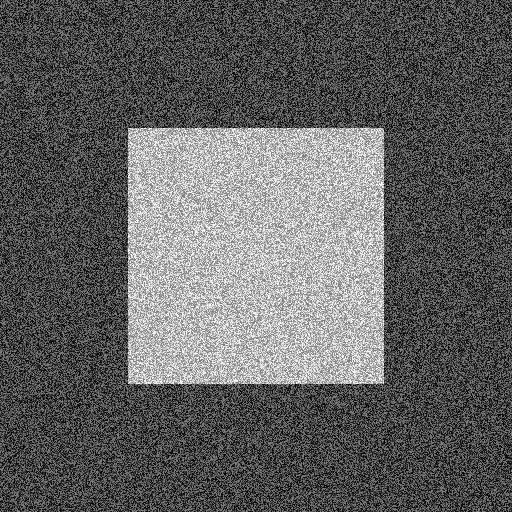
#> input picture img/noise.png, 512 x 512 px
$ python ImageThresholding3.py
#> lines starting #> are read from the running program, lines starting #| are printed output that depends on the picture; after the words box and inside, x2 and y2 are one past the last pixel; in counts of white or black regions, pixels touching at a corner belong together
import cv2 as cv
import numpy as np
from matplotlib import pyplot as plt

# img = np.random.randint(low=0, high=137, size=(256*2, 256*2), dtype=np.uint8)
# center = np.random.randint(low=117, high=256, size=(256, 256), dtype=np.uint8)
#
# img[256//2: 256//2+256, 256//2: 256//2+256] = center
# cv.imwrite("../img/noise.png", img)

img = cv.imread('../img/noise.png', 0)
#> img is the input picture: shape (512, 512); min 0, max 255, mean 97.6

# Consider an image with only two distinct image values (bimodal image),
# where the histogram would only consist of two peaks. A good threshold
# would be in the middle of those two values. Similarly, Otsu's method determines
# an optimal global threshold value from the image histogram.

# ret is the threshold
# global thershold
ret1, th1 = cv.threshold(img, 127, 255, cv.THRESH_BINARY)
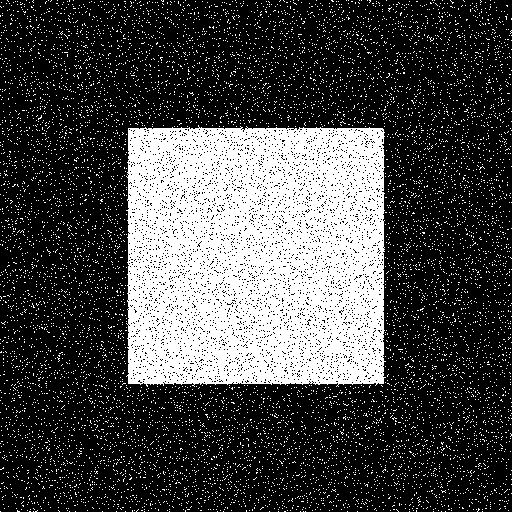
#> th1: shape (512, 512); 27.9% white; 9678 white regions (9677 under 20 px), largest, box (x1, y1, x2, y2) and area: (126, 125, 386, 387) 60474

# Otsu's threshold
ret2, th2 = cv.threshold(img, 0, 255, cv.THRESH_BINARY+cv.THRESH_OTSU)
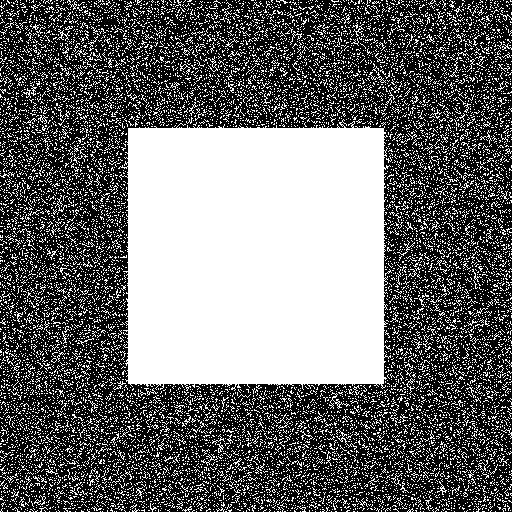
#> th2: shape (512, 512); 41.5% white; 13433 white regions (13311 under 20 px), largest, box (x1, y1, x2, y2) and area: (118, 119, 391, 391) 66158, (329, 392, 350, 409) 76, (336, 429, 357, 450) 65
#> ret2 = 106

# Otsu's threshold after Gaussion filtering
blur = cv.GaussianBlur(img, (5, 5), 0)
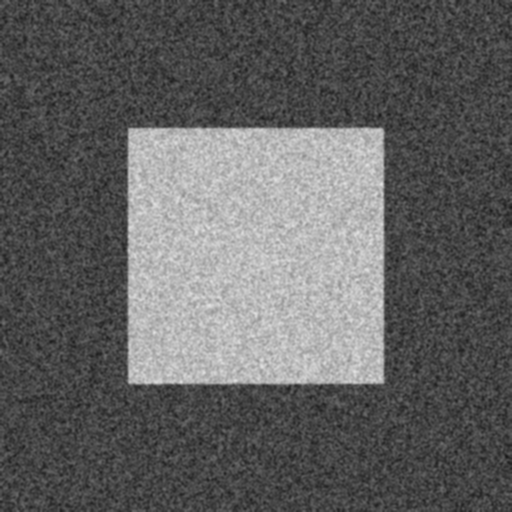
#> blur: shape (512, 512); min 24, max 227, mean 97.6
ret3, th3 = cv.threshold(blur, 0, 255, cv.THRESH_BINARY+cv.THRESH_OTSU)
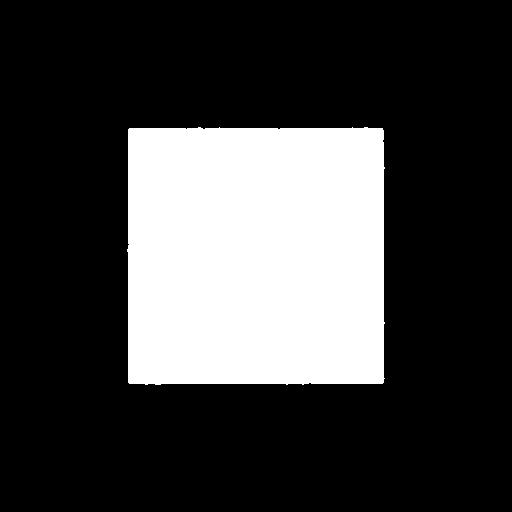
#> th3: shape (512, 512); 25% white; 1 white region, box (x1, y1, x2, y2) and area: (127, 127, 385, 385) 65551
#> ret3 = 126

images = [img, 0, th1,
          img, 0, th2,
          blur, 0, th3]
titles = ['Original', 'Hist', 'Global',
          'Original', 'Hist', 'Otsu',
          'Gaussion blurred', 'Hist', 'Otus']

for i in range(3):
   plt.subplot(3, 3, i*3+1), plt.imshow(images[i*3], 'gray')
   plt.title(titles[i*3]), plt.xticks([]), plt.yticks([])

   plt.subplot(3, 3, i*3+2), plt.hist(images[i*3].ravel(), 256)
   plt.title(titles[i*3+1]), plt.xticks([]), plt.yticks([])

   plt.subplot(3, 3, i*3+3), plt.imshow(images[i*3+2], 'gray')
   plt.title(titles[i*3+2]), plt.xticks([]), plt.yticks([])

plt.show()
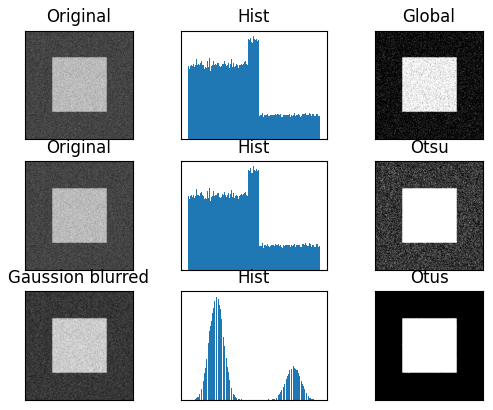
#> figure drawn by matplotlib, 9 panels

print(ret1, ret2, ret3)
#| 127.0 106.0 126.0
